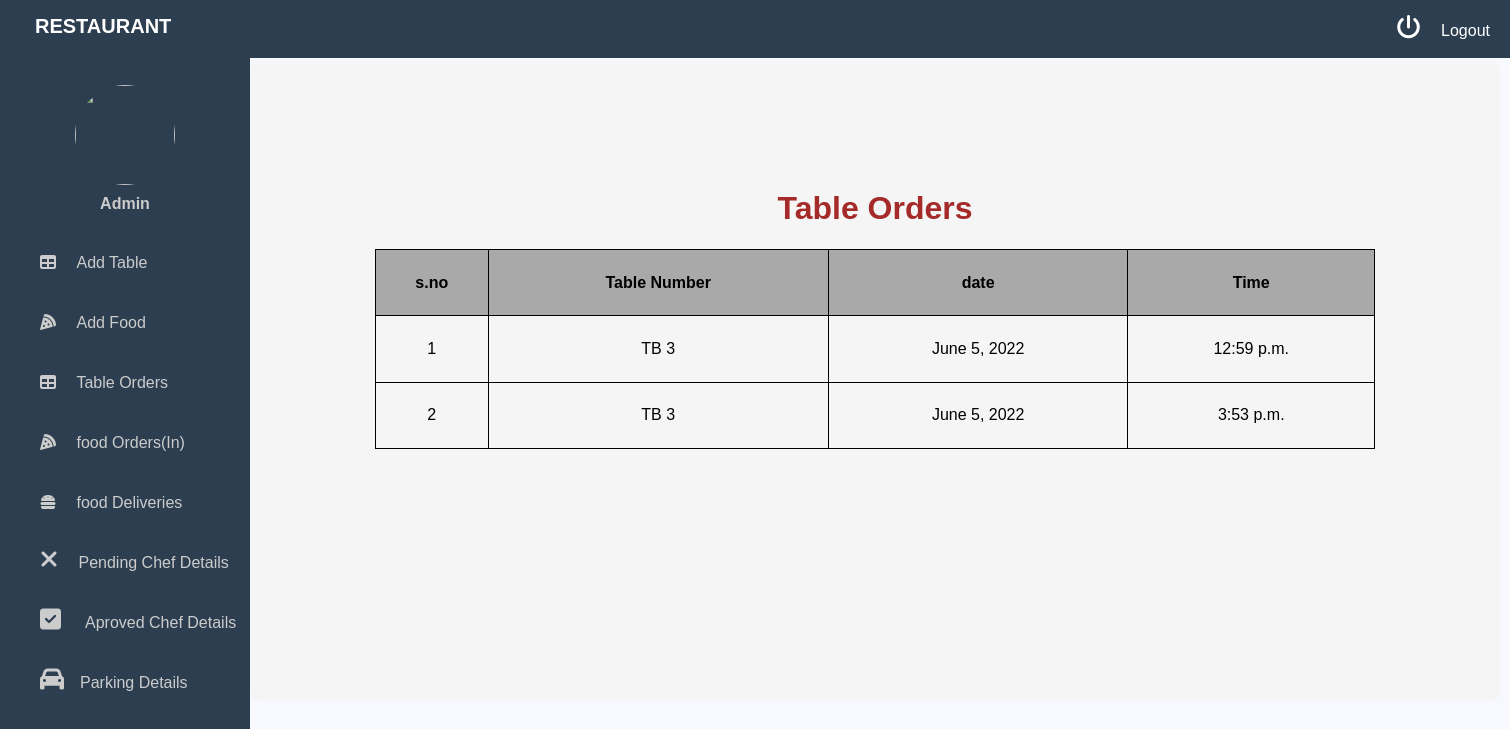
Page /admin-table-orders/ (signed in) on the earlier database version.
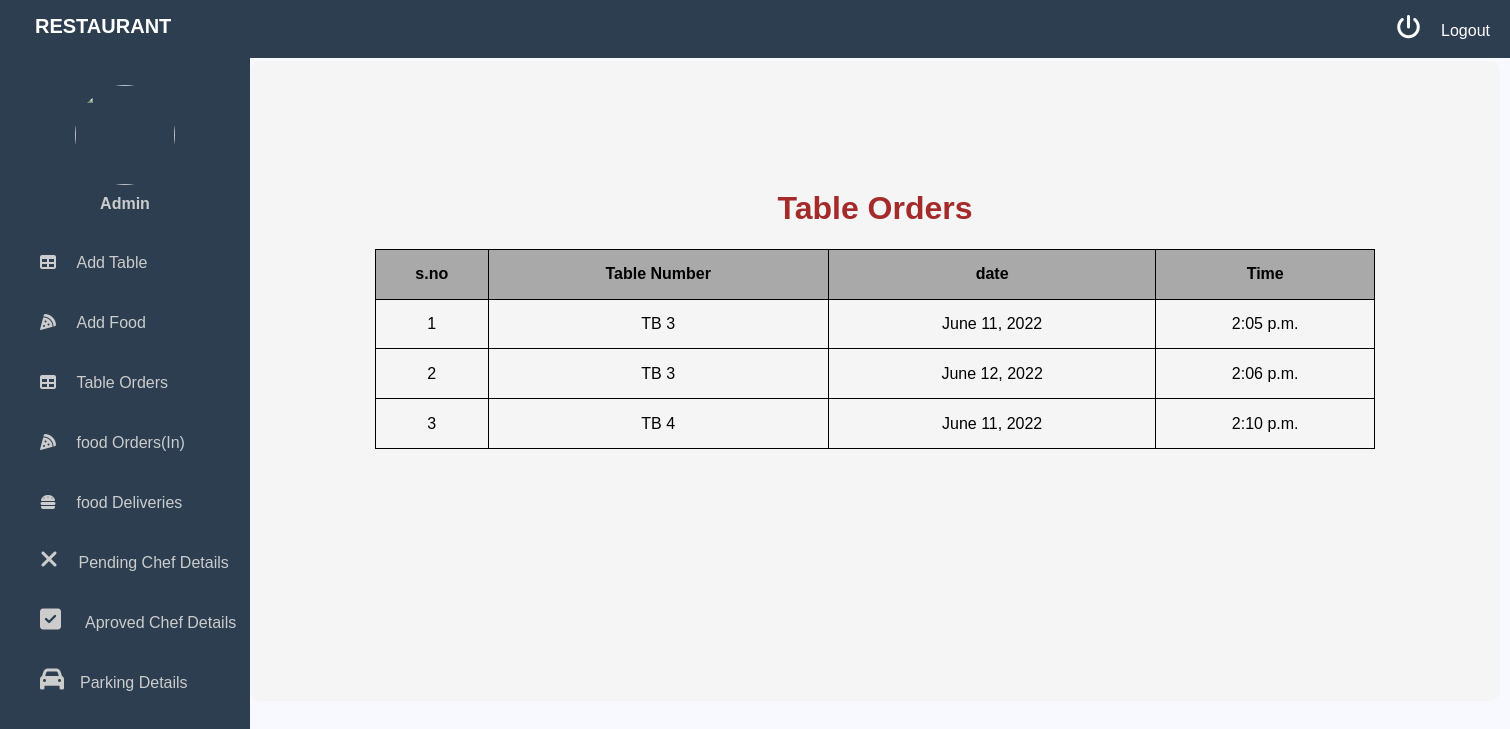
Same page on the later database version.
### customer/models.py (models this page shows)
class TableOrder(models.Model):
    table=models.ForeignKey(ReserveTable,on_delete=models.CASCADE,null=True)
    customer=models.ForeignKey(Customer,on_delete=models.CASCADE,null=True)
    seater=models.IntegerField(choices=seater_choices,null=True)
    date=models.DateField(null=True)
    pre_time=models.TimeField(null=True)
    time=models.TimeField(null=True)
    out_time=models.TimeField(null=True)

### core/models.py (models this page shows)
class ReserveTable(models.Model):
    seater=models.IntegerField(choices=seater_choices)
    table_pic=models.ImageField(upload_to='table_pic/',null=True,blank=True)

### core/views.py (the view)
# urls.py: path('admin-table-orders/',views.admin_table_orders,name='admin-table-orders'),
@login_required(login_url='admin-sign-in')
def admin_table_orders(request):
    table_orders=TableOrder.objects.all()
    return render(request,'admin/tableorders.html',{'tableorders':table_orders})

### templates/admin/tableorders.html (shortened to what this page needs)
<!DOCTYPE html>
<html lang="en">
<head>
</head>
<body>
{% include 'admin/base.html' %}
<div class="container"><br><br><br><br><br><br>
<center><h1> Table Orders</h1></center>
<table border="1" height="200" width="1000" align="center" >
<tr align="center" background-color="blue">
    <th >s.no</th>  <th>Table Number</th>  <th>date</th> <th>Time</th>
</tr>
{% for table in tableorders %}
<tr align="center" >
    <td>{{forloop.counter}}</td>  <td>TB {{table.table.id}}</td>   <td>{{table.date}}</td> <td>{{table.time}}</td>
</tr>
{% endfor %}
</div>
</body>
</html>

Differences in the rows shown:
removed TableOrder: table.id "3", date "June 5, 2022", time "12:59 p.m."
removed TableOrder: table.id "3", date "June 5, 2022", time "3:53 p.m."
added TableOrder: table.id "3", date "June 11, 2022", time "2:05 p.m."
added TableOrder: table.id "3", date "June 12, 2022", time "2:06 p.m."
added TableOrder: table.id "4", date "June 11, 2022", time "2:10 p.m."
